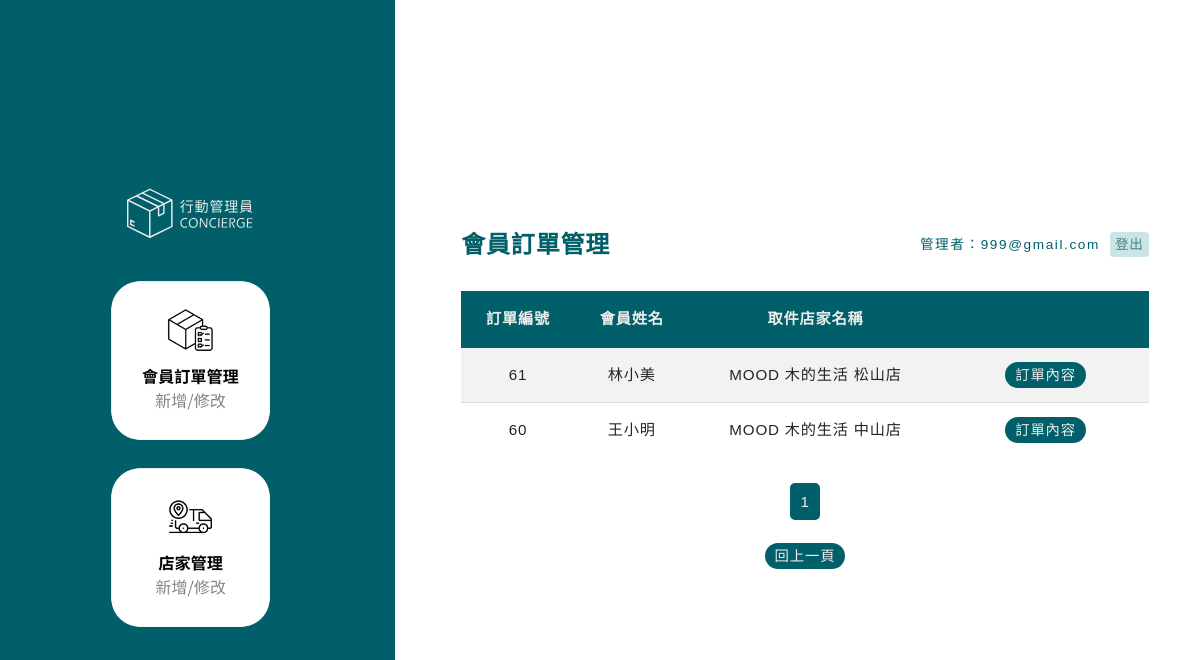
The page /webpage/order_list.php (signed in) on the database as committed earlier.
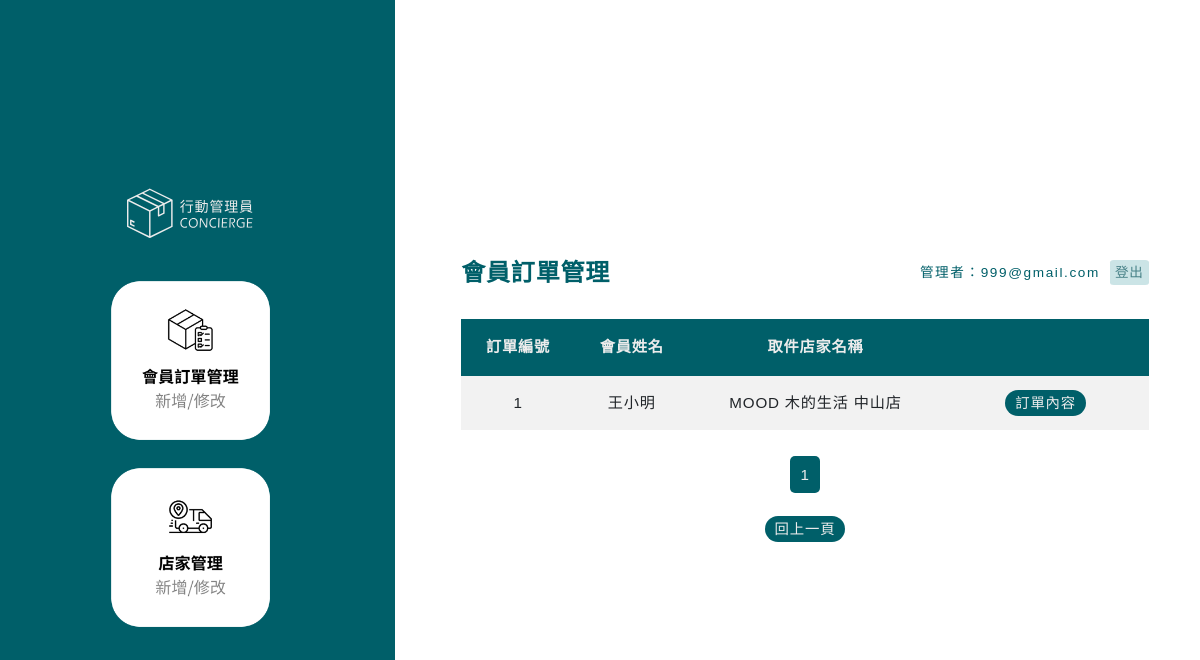
The same page on the database as committed later.
### tables this page shows
CREATE TABLE `orderlist` (
  `order_id` int(11) NOT NULL,
  `order_mem_id` int(10) NOT NULL,
  `order_name` varchar(50) NOT NULL,
  `order_mail` varchar(50) NOT NULL,
  `order_store_id` int(11) DEFAULT NULL,
  `order_store_name` varchar(50) DEFAULT NULL,
  `order_phone` text,
  `order_tele` text,
  `order_size` text,
  `order_time_arrive` datetime DEFAULT NULL,
  `order_time_get` datetime DEFAULT NULL,
  `order_time_buy` timestamp NOT NULL DEFAULT CURRENT_TIMESTAMP,
  `order_pic` varchar(20) DEFAULT NULL,
  `order_memo` varchar(50) DEFAULT NULL
);

### webpage/order_list.php (the view, shortened to what this page needs)
<?php
require_once 'shared/conn_PDO.php';
$mem_mail = $_SESSION['mem_mail'];
try {
    $max_rows = 5;
    $curr_page = 0;
    $first_row = $curr_page * $max_rows;
    $total_pages = 0;
    $page_file = 'order_list&admin_news';
    $where = '';
    $sql_str = "SELECT * FROM orderlist $where";
    $RS_orderlist_all = $conn->query($sql_str);
    $total_rows = $RS_orderlist_all->rowCount();
    $total_pages = ceil($total_rows / $max_rows);
    $sql_str = "SELECT orderlist.*
  FROM orderlist
  $where
  ORDER BY orderlist.order_time_buy DESC
  LIMIT $first_row, $max_rows";
    $RS_orderlist = $conn->query($sql_str);
    $order_list = array();
    foreach ($RS_orderlist as $key => $item) {
        $order_list[$key]['order_id'] = $item['order_id'];
        $order_list[$key]['order_mail'] = $item['order_mail'];
        $order_list[$key]['order_mem_id'] = $item['order_mem_id'];
        $order_list[$key]['order_memo'] = $item['order_memo'];
        $order_list[$key]['order_name'] = $item['order_name'];
        $order_list[$key]['order_phone'] = $item['order_phone'];
        $order_list[$key]['order_pic'] = $item['order_pic'];
        $order_list[$key]['order_size'] = $item['order_size'];
        $order_list[$key]['order_store_id'] = $item['order_store_id'];
        $order_list[$key]['order_store_name'] = $item['order_store_name'];
        $order_list[$key]['order_tele'] = $item['order_tele'];
        $order_list[$key]['order_time_arrive'] = $item['order_time_arrive'];
        $order_list[$key]['order_time_buy'] = $item['order_time_buy'];
        $order_list[$key]['order_time_get'] = $item['order_time_get'];
    }
} catch (PDOException $e) {
    die("Error!: " . $e->getMessage());
}
?>
<!DOCTYPE html>
<html lang="zh-Hant-TW">
<head>
  <link rel="stylesheet" href="https://stackpath.bootstrapcdn.com/bootstrap/4.2.1/css/bootstrap.min.css">
  <link href="css/font-awesome-4.7.0/css/font-awesome.min.css" rel="stylesheet">
  <link href="css/index.css" rel="stylesheet">
</head>
<body>
  <section class="container-fluid no-any-pd">
    <div class="row">
      <div class="col-lg-4 order-lg-1 order-2 order-list-left">
        <div class="order-list-menu">
        <a href="./"> <img src="images/logo/Concierge_1_white.svg" class="img-fluid p-3 my-2"></a>
        <a href="?page=order_list"><img src="images/Concierge_order_list.png" class="img-fluid my-2"></a>
        <a href="?page=store_list"><img src="images/Concierge_order_list01.png" class="img-fluid my-2"></a>
        </div>
      </div>
      <div class="col-lg-7 order-lg-2 order-1 order-list-right">
      <div class="order-list-head">
        <h1>會員訂單管理</h1>
        <div class="order-list-admin">
        <span>管理者：<?php if ($mem_mail) {echo $mem_mail;}?></span>
        <a href="?page=member_logout" class="logout-submit">登出</a>
        </div>
        </div>
        <table class="table table-striped">
            <thead class="table-primary">
              <th>訂單編號</th>
              <th>會員姓名</th>
              <th>取件店家名稱</th>
              <th width="30%"></th>
            </thead>
            <tbody>
              <?php foreach ($order_list as $key => $item) {?>
                <tr>
                  <td><?php echo $item['order_id'] ?></td>
                  <td><?php echo $item['order_name'] ?></td>
                  <td><?php echo $item['order_store_name'] ?></td>
                  <td width="30%"><div class="order-btn"><a href="javascript:;" type="submit" value="訂單內容" onclick="orderModal('<?php echo $key ?>')">訂單內容</a></div></td>
                </tr>
                <?php }?>
            </tbody>
        </table>
        <div class="pagenumber">
          <ul class="pager pagination">
            <?php if ($curr_page > 0) {
for ($i = 0; $i < $total_pages; $i++) {
    if ($i == $curr_page) {
        echo '<li><a href="javascript:;" class="current active">' . ($i + 1) . '</a></li>';
    } else {
        echo '<li><a href="?page=' . $page_file . '&curr_page=' . $i . '">';
        echo $i + 1;
        echo '</a></li>';
    }
}
}?>
          </ul>
          <div class="order-btn pt-4">
            <a href="?page=member_index" type="submit" value="回上一頁">回上一頁</a>
          </div>
        </div>
      </div>
    </div>
  </section>
</body>
</html>

### css/index.css (style rules this page uses)
* { margin: 0; padding: 0; box-sizing: border-box; font-family: 'Righteous', 'Noto Sans TC', sans-serif; }
html, body { height: 100%; }
body { letter-spacing: 0.05rem; font-size: 0.95rem; line-height: 30px; color: #333333; background-color: #FFFFFF; overflow-x: hidden; }
a { appearance: none; color: #333333; cursor: pointer; }
ul, ol, li { list-style: none; }
.no-any-pd { padding-top: 0 !important; padding-bottom: 0 !important; padding-left: 0 !important; padding-right: 0 !important; }
h1 { color: #005F69; font-size: 1.5rem; font-weight: bold; line-height: 32px; }
.order-btn { text-align: center; }
.order-btn a { -webkit-appearance: none; -moz-appearance: none; appearance: none; width: 100px; padding: 5px 10px; border: none; border-radius: 50px; background-color: #005F69; color: #ECECEC; font-size: 0.9rem; outline: none; }
.logout-submit, .back-btn { font-size: 0.85rem; line-height: 30px; border-radius: 10%; padding: 5px; color: #478187; background-color: #cbe4e6; }
@media (min-width: 1025px) { .table { text-align: center; margin-top: 30px; } }
.table-primary th { color: #ECECEC; background-color: #005F69 !important; border-color: #005F69 !important; }
.table thead th { vertical-align: middle; }
.pagenumber { text-align: center; margin: 30px; }
ul.pagination { display: inline-block; padding: 0; margin: 0; }
ul.pagination li { display: inline; }
ul.pagination li a { color: #333333; padding: 10px; text-decoration: none; border-radius: 5px; }
ul.pagination li a.active { background-color: #005F69; color: #ECECEC; }
@media (min-width: 1025px) { .order-list-left { display: flex; justify-content: center; align-items: center; min-height: 100vh; background-color: #005F69; } }
@media (min-width: 1025px) { .order-list-right { margin: auto; } }
@media (min-width: 1025px) { .order-list-right h1 { display: inline; vertical-align: middle; } }
@media (min-width: 1025px) { .order-list-admin { float: right; } }
@media (min-width: 1025px) { .order-list-head { margin-top: 30px; } }
@media (min-width: 1025px) { .order-list-admin span { font-size: 0.85rem; letter-spacing: 0.1rem; color: #005F69; padding: 5px; } }
@media (min-width: 1025px) { .order-list-menu { width: 45%; } }

Rows that differ between the two databases and show on the page:
removed orderlist: order_id "61", order_name "林小美", order_store_name "MOOD 木的生活 松山店"
removed orderlist: order_id "60", order_name "王小明", order_store_name "MOOD 木的生活 中山店"
added orderlist: order_id "1", order_name "王小明", order_store_name "MOOD 木的生活 中山店"
